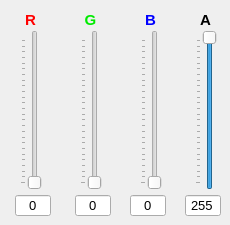
      <widget class="QWidget" name="tabRGB_2">
       <property name="autoFillBackground">
        <bool>true</bool>
       </property>
       <attribute name="title">
        <string>RGB</string>
       </attribute>
       <widget class="QSlider" name="verticalSliderR_2">
        <property name="geometry">
         <rect>
          <x>20</x>
          <y>30</y>
          <width>22</width>
          <height>160</height>
         </rect>
        </property>
        <property name="cursor">
         <cursorShape>SplitVCursor</cursorShape>
        </property>
        <property name="layoutDirection">
         <enum>Qt::LeftToRight</enum>
        </property>
        <property name="autoFillBackground">
         <bool>true</bool>
        </property>
        <property name="maximum">
         <number>255</number>
        </property>
        <property name="value">
         <number>0</number>
        </property>
        <property name="orientation">
         <enum>Qt::Vertical</enum>
        </property>
        <property name="invertedAppearance">
         <bool>false</bool>
        </property>
        <property name="tickPosition">
         <enum>QSlider::TicksAbove</enum>
        </property>
        <property name="tickInterval">
         <number>10</number>
        </property>
       </widget>
       <widget class="QSlider" name="verticalSliderG_2">
        <property name="geometry">
         <rect>
          <x>80</x>
          <y>30</y>
          <width>22</width>
          <height>160</height>
         </rect>
        </property>
        <property name="cursor">
         <cursorShape>SplitVCursor</cursorShape>
        </property>
        <property name="layoutDirection">
         <enum>Qt::LeftToRight</enum>
        </property>
        <property name="autoFillBackground">
         <bool>true</bool>
        </property>
        <property name="maximum">
         <number>255</number>
        </property>
        <property name="value">
         <number>0</number>
        </property>
        <property name="orientation">
         <enum>Qt::Vertical</enum>
        </property>
        <property name="invertedAppearance">
         <bool>false</bool>
        </property>
        <property name="tickPosition">
         <enum>QSlider::TicksAbove</enum>
        </property>
        <property name="tickInterval">
         <number>10</number>
        </property>
       </widget>
       <widget class="QSlider" name="verticalSliderB_2">
        <property name="geometry">
         <rect>
          <x>140</x>
          <y>30</y>
          <width>22</width>
          <height>160</height>
         </rect>
        </property>
        <property name="cursor">
         <cursorShape>SplitVCursor</cursorShape>
        </property>
        <property name="layoutDirection">
         <enum>Qt::LeftToRight</enum>
        </property>
        <property name="autoFillBackground">
         <bool>true</bool>
        </property>
        <property name="maximum">
         <number>255</number>
        </property>
        <property name="value">
         <number>0</number>
        </property>
        <property name="orientation">
         <enum>Qt::Vertical</enum>
        </property>
        <property name="invertedAppearance">
         <bool>false</bool>
        </property>
        <property name="tickPosition">
         <enum>QSlider::TicksAbove</enum>
        </property>
        <property name="tickInterval">
         <number>10</number>
        </property>
       </widget>
       <widget class="QLabel" name="label_B_2">
        <property name="geometry">
         <rect>
          <x>140</x>
          <y>10</y>
          <width>21</width>
          <height>20</height>
         </rect>
        </property>
        <property name="font">
         <font>
          <pointsize>11</pointsize>
          <weight>75</weight>
          <bold>true</bold>
          <stylestrategy>PreferAntialias</stylestrategy>
         </font>
        </property>
        <property name="layoutDirection">
         <enum>Qt::LeftToRight</enum>
        </property>
        <property name="styleSheet">
         <string notr="true">color: rgb(0, 0, 255);</string>
        </property>
        <property name="text">
         <string>B</string>
        </property>
        <property name="alignment">
         <set>Qt::AlignCenter</set>
        </property>
       </widget>
       <widget class="QLabel" name="label_R_2">
        <property name="geometry">
         <rect>
          <x>20</x>
          <y>10</y>
          <width>21</width>
          <height>20</height>
         </rect>
        </property>
        <property name="font">
         <font>
          <pointsize>11</pointsize>
          <weight>75</weight>
          <bold>true</bold>
          <stylestrategy>PreferAntialias</stylestrategy>
         </font>
        </property>
        <property name="layoutDirection">
         <enum>Qt::LeftToRight</enum>
        </property>
        <property name="styleSheet">
         <string notr="true">color: rgb(255, 0, 0);</string>
        </property>
        <property name="text">
         <string>R</string>
        </property>
        <property name="alignment">
         <set>Qt::AlignCenter</set>
        </property>
       </widget>
       <widget class="QLabel" name="label_G_2">
        <property name="geometry">
         <rect>
          <x>80</x>
          <y>10</y>
          <width>21</width>
          <height>20</height>
         </rect>
        </property>
        <property name="font">
         <font>
          <pointsize>11</pointsize>
          <weight>75</weight>
          <bold>true</bold>
          <stylestrategy>PreferAntialias</stylestrategy>
         </font>
        </property>
        <property name="layoutDirection">
         <enum>Qt::LeftToRight</enum>
        </property>
        <property name="styleSheet">
         <string notr="true">color: rgb(0, 235, 0);</string>
        </property>
        <property name="text">
         <string>G</string>
        </property>
        <property name="alignment">
         <set>Qt::AlignCenter</set>
        </property>
       </widget>
       <widget class="QLineEdit" name="lineEditRVal_2">
        <property name="geometry">
         <rect>
          <x>15</x>
          <y>195</y>
          <width>36</width>
          <height>21</height>
         </rect>
        </property>
        <property name="font">
         <font>
          <pointsize>10</pointsize>
          <weight>50</weight>
          <bold>false</bold>
          <stylestrategy>PreferAntialias</stylestrategy>
         </font>
        </property>
        <property name="text">
         <string>0</string>
        </property>
        <property name="alignment">
         <set>Qt::AlignCenter</set>
        </property>
       </widget>
       <widget class="QLineEdit" name="lineEditGVal_2">
        <property name="geometry">
         <rect>
          <x>75</x>
          <y>195</y>
          <width>36</width>
          <height>21</height>
         </rect>
        </property>
        <property name="font">
         <font>
          <pointsize>10</pointsize>
          <weight>50</weight>
          <bold>false</bold>
          <stylestrategy>PreferAntialias</stylestrategy>
         </font>
        </property>
        <property name="text">
         <string>0</string>
        </property>
        <property name="alignment">
         <set>Qt::AlignCenter</set>
        </property>
       </widget>
       <widget class="QLineEdit" name="lineEditBVal_2">
        <property name="geometry">
         <rect>
          <x>130</x>
          <y>195</y>
          <width>36</width>
          <height>21</height>
         </rect>
        </property>
        <property name="font">
         <font>
          <pointsize>10</pointsize>
          <weight>50</weight>
          <bold>false</bold>
          <stylestrategy>PreferAntialias</stylestrategy>
         </font>
        </property>
        <property name="text">
         <string>0</string>
        </property>
        <property name="alignment">
         <set>Qt::AlignCenter</set>
        </property>
       </widget>
       <widget class="QSlider" name="verticalSliderA">
        <property name="geometry">
         <rect>
          <x>195</x>
          <y>30</y>
          <width>22</width>
          <height>160</height>
         </rect>
        </property>
        <property name="cursor">
         <cursorShape>SplitVCursor</cursorShape>
        </property>
        <property name="layoutDirection">
         <enum>Qt::LeftToRight</enum>
        </property>
        <property name="autoFillBackground">
         <bool>true</bool>
        </property>
        <property name="maximum">
         <number>255</number>
        </property>
        <property name="value">
         <number>255</number>
        </property>
        <property name="orientation">
         <enum>Qt::Vertical</enum>
        </property>
        <property name="invertedAppearance">
         <bool>false</bool>
        </property>
        <property name="tickPosition">
         <enum>QSlider::TicksAbove</enum>
        </property>
        <property name="tickInterval">
         <number>10</number>
        </property>
       </widget>
       <widget class="QLineEdit" name="lineEditAVal">
        <property name="geometry">
         <rect>
          <x>185</x>
          <y>195</y>
          <width>36</width>
          <height>21</height>
         </rect>
        </property>
        <property name="font">
         <font>
          <pointsize>10</pointsize>
          <weight>50</weight>
          <bold>false</bold>
          <stylestrategy>PreferAntialias</stylestrategy>
         </font>
        </property>
        <property name="text">
         <string>255</string>
        </property>
        <property name="alignment">
         <set>Qt::AlignCenter</set>
        </property>
       </widget>
       <widget class="QLabel" name="label_B_3">
        <property name="geometry">
         <rect>
          <x>195</x>
          <y>10</y>
          <width>21</width>
          <height>20</height>
         </rect>
        </property>
        <property name="font">
         <font>
          <pointsize>11</pointsize>
          <weight>75</weight>
          <bold>true</bold>
          <stylestrategy>PreferAntialias</stylestrategy>
         </font>
        </property>
        <property name="layoutDirection">
         <enum>Qt::LeftToRight</enum>
        </property>
        <property name="styleSheet">
         <string notr="true">color: rgb(0, 0, 0);</string>
        </property>
        <property name="text">
         <string>A</string>
        </property>
        <property name="alignment">
         <set>Qt::AlignCenter</set>
        </property>
       </widget>
      </widget>
